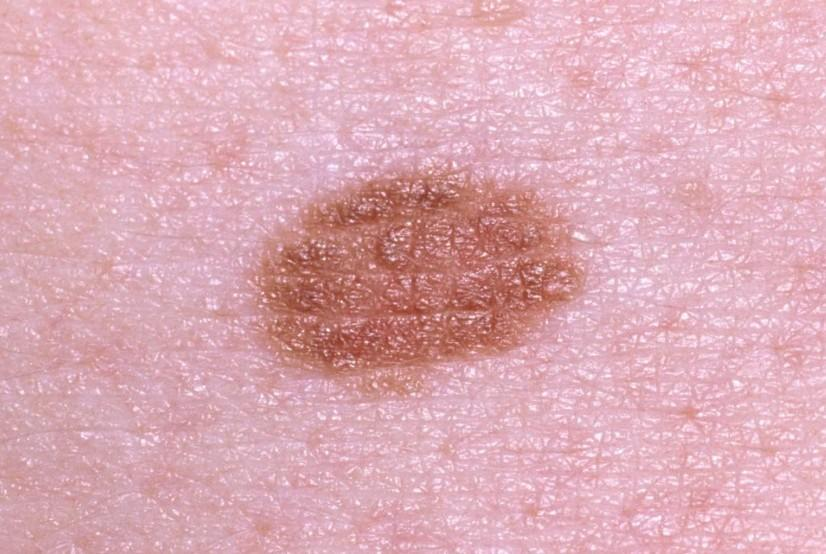
#> input picture api/data/uploads/0650197d8047421d9aee1d058503acd1_a.jpg, 826 x 554 px
$ python -i segment.py   (imports and definitions only)
#> lines starting #> are read from the running program, lines starting #| are printed output that depends on the picture; after the words box and inside, x2 and y2 are one past the last pixel; in counts of white or black regions, pixels touching at a corner belong together
"""Segmentation: heuristic mole mask selection with quality flags."""

from __future__ import annotations

from typing import Any, Protocol

import cv2
import numpy as np

import config

MIN_MASK_AREA_PX = getattr(config, "SEGMENT_MIN_MASK_AREA_PX", 100)
MAX_MASK_AREA_RATIO = float(getattr(config, "SEGMENT_MAX_MASK_AREA_RATIO", 0.35))
CENTER_WEIGHT = float(getattr(config, "SEGMENT_CENTER_WEIGHT", 0.8))
SATURATION_WEIGHT = float(getattr(config, "SEGMENT_SATURATION_WEIGHT", 0.6))
DARKNESS_WEIGHT = float(getattr(config, "SEGMENT_DARKNESS_WEIGHT", 0.5))
COIN_PENALTY_WEIGHT = float(getattr(config, "SEGMENT_COIN_PENALTY_WEIGHT", 1.0))


class SegmenterProtocol(Protocol):
    """Protocol for segmenters."""

    def __call__(self, rgb: np.ndarray) -> tuple[np.ndarray, dict[str, Any]]:
        """Return (mask_uint8_0_255, quality_dict)."""
        ...


def segment_phase1_heuristic(rgb: np.ndarray) -> tuple[np.ndarray, dict[str, Any]]:
    """Segment a likely mole region and return quality diagnostics."""
    if rgb is None or not isinstance(rgb, np.ndarray) or rgb.ndim != 3:
        h, w = 256, 256
        return np.zeros((h, w), dtype=np.uint8), {
            "mask_area_px": 0,
            "too_small": True,
            "error": "invalid_input",
        }
    gray = cv2.cvtColor(rgb, cv2.COLOR_RGB2GRAY)
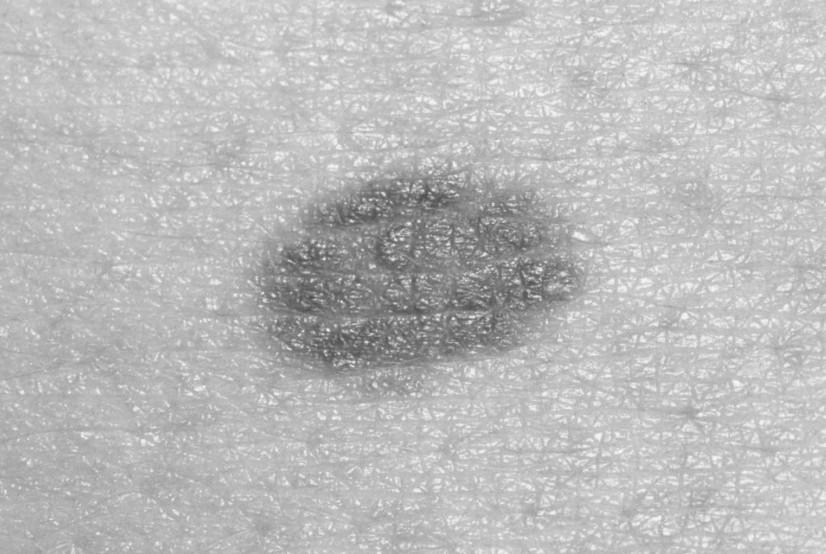
#> gray: shape (554, 826); min 73, max 249, mean 186.8
    hsv = cv2.cvtColor(rgb, cv2.COLOR_RGB2HSV)
#> hsv: shape (554, 826, 3); mean H, S, V 151.8, 60.5, 220.8
    blurred = cv2.GaussianBlur(gray, (5, 5), 0)
    _, thresh = cv2.threshold(blurred, 0, 255, cv2.THRESH_BINARY_INV + cv2.THRESH_OTSU)
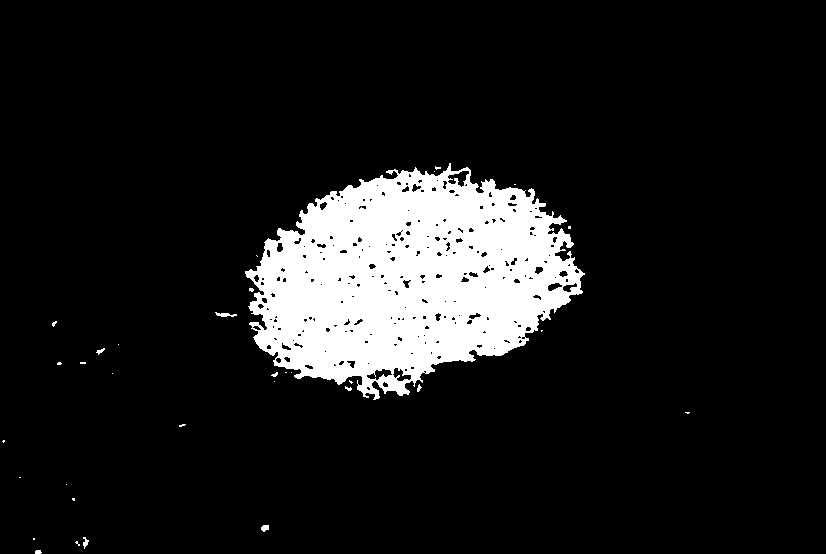
#> thresh: shape (554, 826); 11.1% white; 33 white regions (24 under 20 px), largest, box (x1, y1, x2, y2) and area: (245, 163, 585, 400) 50455, (215, 312, 237, 317) 61, (261, 525, 269, 532) 43
    kernel = cv2.getStructuringElement(cv2.MORPH_ELLIPSE, (5, 5))
    thresh = cv2.morphologyEx(thresh, cv2.MORPH_OPEN, kernel)
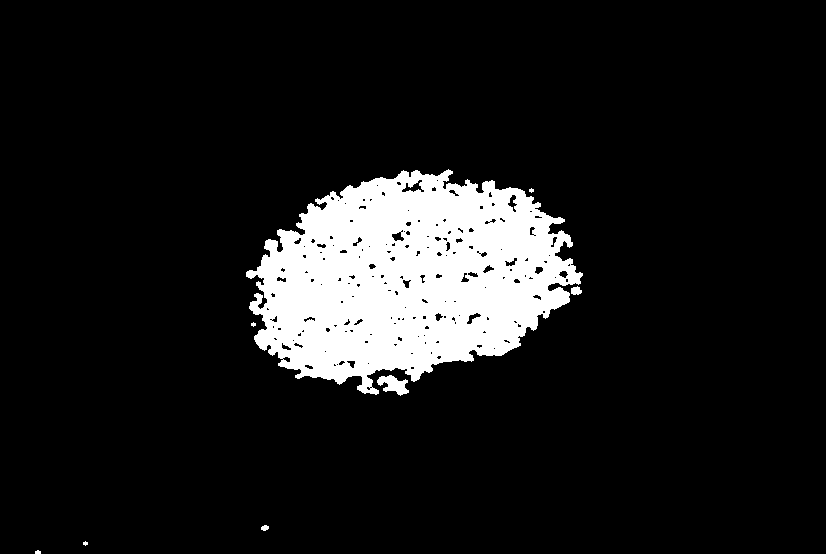
#> thresh: shape (554, 826); 10.8% white; 8 white regions (3 under 20 px), largest, box (x1, y1, x2, y2) and area: (246, 169, 583, 395) 48812, (377, 375, 409, 396) 372, (571, 286, 582, 295) 74, (261, 525, 269, 531) 36, (35, 550, 41, 554) 20
    thresh = cv2.morphologyEx(thresh, cv2.MORPH_CLOSE, kernel)
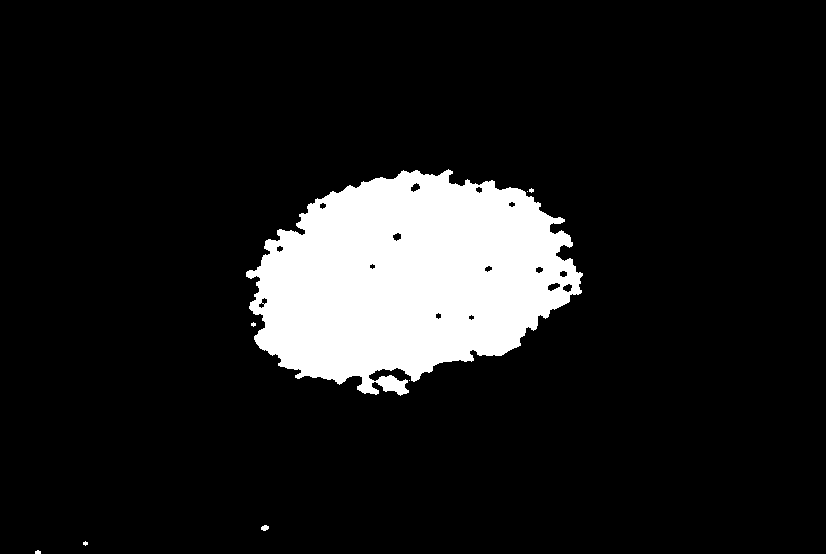
#> thresh: shape (554, 826); 11.3% white; 8 white regions (5 under 20 px), largest, box (x1, y1, x2, y2) and area: (246, 169, 583, 396) 51396, (261, 525, 269, 531) 36, (35, 550, 41, 554) 20
    num_labels, labels, stats, _ = cv2.connectedComponentsWithStats(thresh, connectivity=8)
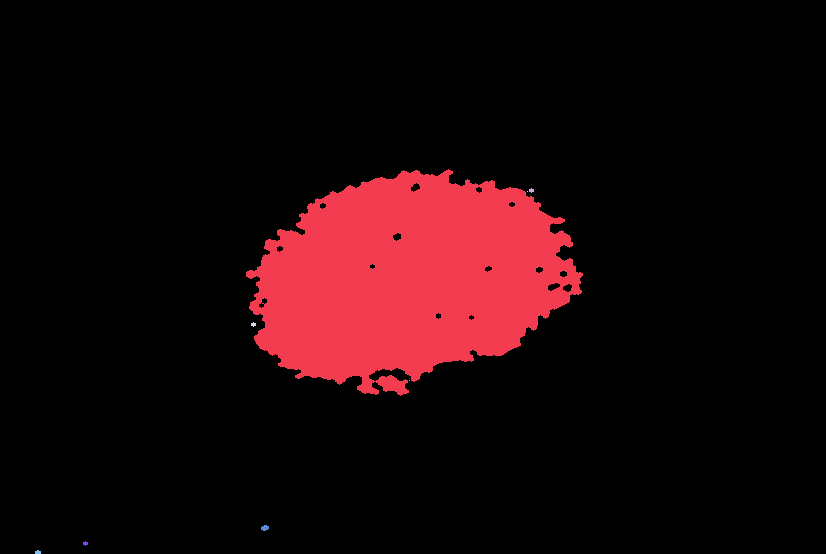
#> labels: shape (554, 826) int32; 9 distinct labels, from 0 to 8; one colour per label, 0 black
#> num_labels = 9; stats = [[0, 0, 826, 554, 406099], [246, 169, 337, 227, 51396], [529, 188, 5, 5, 17], [527, 191, 1, 1, 1], [251, 322, 5, 5, 17], [409, 380, 1, 1, 1], [261, 525, 8, 6, 36], [83, 541, 5, 5, 17], [35, 550, 6, 4, 20]]
    h, w = gray.shape[:2]
#> h = 554; w = 826
    total_px = float(h * w) if h and w else 1.0
#> total_px = 457604
    if num_labels <= 1:
        mask = np.zeros_like(gray, dtype=np.uint8)
        area_px = 0
        quality = {
            "mask_area_px": area_px,
            "too_small": True,
            "candidate_count": 0,
            "suspect_component": True,
            "selected_reason": "no_components",
        }
        return mask, quality

    center_x = (w - 1) / 2.0
#> center_x = 412.5
    center_y = (h - 1) / 2.0
#> center_y = 276.5
    max_center_dist = ((center_x ** 2) + (center_y ** 2)) ** 0.5 or 1.0
#> max_center_dist = 496.6
    selected_idx = None
    selected_score = float("-inf")
    selected_border_touching = False
    selected_coin_like = False
    candidate_count = 0

    for label_idx in range(1, num_labels):
        area = int(stats[label_idx, cv2.CC_STAT_AREA])
        if area < MIN_MASK_AREA_PX:
            continue
        area_ratio = area / total_px
        if area_ratio > MAX_MASK_AREA_RATIO:
            continue

        x = int(stats[label_idx, cv2.CC_STAT_LEFT])
        y = int(stats[label_idx, cv2.CC_STAT_TOP])
        cw = int(stats[label_idx, cv2.CC_STAT_WIDTH])
        ch = int(stats[label_idx, cv2.CC_STAT_HEIGHT])
        border_touching = x <= 0 or y <= 0 or (x + cw) >= (w - 1) or (y + ch) >= (h - 1)

        comp_mask = (labels == label_idx).astype(np.uint8)
        contours, _ = cv2.findContours(comp_mask, cv2.RETR_EXTERNAL, cv2.CHAIN_APPROX_SIMPLE)
        perimeter = sum(cv2.arcLength(c, True) for c in contours) if contours else 0.0
        circularity = (4.0 * np.pi * area) / (perimeter * perimeter) if perimeter > 0 else 0.0

        m = cv2.moments(comp_mask)
        if m["m00"] > 0:
            cx = m["m10"] / m["m00"]
            cy = m["m01"] / m["m00"]
        else:
            cx = x + (cw / 2.0)
            cy = y + (ch / 2.0)
        center_dist = ((cx - center_x) ** 2 + (cy - center_y) ** 2) ** 0.5
        center_score = 1.0 - min(1.0, center_dist / max_center_dist)

        comp_pixels = comp_mask > 0
        mean_v = float(np.mean(hsv[:, :, 2][comp_pixels])) if np.any(comp_pixels) else 255.0
        mean_s = float(np.mean(hsv[:, :, 1][comp_pixels])) if np.any(comp_pixels) else 0.0
        darkness_score = max(0.0, (180.0 - mean_v) / 180.0)
        saturation_score = min(1.0, mean_s / 120.0)

        coin_like = circularity > 0.86 and mean_v > 150.0 and mean_s < 45.0
        score = (
            CENTER_WEIGHT * center_score
            + SATURATION_WEIGHT * saturation_score
            + DARKNESS_WEIGHT * darkness_score
            - (0.9 if border_touching else 0.0)
            - (COIN_PENALTY_WEIGHT if coin_like else 0.0)
            + (0.2 if 0.001 <= area_ratio <= 0.06 else 0.0)
        )
        candidate_count += 1
        if score > selected_score:
            selected_score = score
            selected_idx = label_idx
            selected_border_touching = border_touching
            selected_coin_like = coin_like
#> this loop made 8 passes
#> area on passes 6, 8: 36, 20
#> after the loop, candidate_count = 1; selected_border_touching = False; selected_coin_like = False; selected_idx = 1; selected_score = 1.34

    if selected_idx is None:
        mask = np.zeros_like(gray, dtype=np.uint8)
        area_px = 0
        quality = {
            "mask_area_px": area_px,
            "too_small": True,
            "candidate_count": 0,
            "suspect_component": True,
            "selected_reason": "no_valid_component",
        }
        return mask, quality

    mask = np.where(labels == selected_idx, 255, 0).astype(np.uint8)
#> mask: shape (554, 826); 11.2% white; 1 white region, box (x1, y1, x2, y2) and area: (246, 169, 583, 396) 51396
    area_px = int(stats[selected_idx, cv2.CC_STAT_AREA])
#> area_px = 51396
    too_small = area_px < MIN_MASK_AREA_PX
#> too_small = False
    area_ratio = area_px / total_px
    suspect_component = selected_border_touching or selected_coin_like or area_ratio > 0.25
#> suspect_component = False
    quality = {
        "mask_area_px": area_px,
        "too_small": too_small,
        "candidate_count": candidate_count,
        "suspect_component": suspect_component,
        "border_touching": selected_border_touching,
        "coin_like": selected_coin_like,
        "area_ratio": area_ratio,
        "score": float(selected_score),
    }
#> quality = {'mask_area_px': 51396, 'too_small': False, 'candidate_count': 1, 'suspect_component': False, 'border_touching': False, 'coin_like': False, 'area_ratio': 0.112, 'score': 1.34}
    return mask, quality


def get_segmenter() -> SegmenterProtocol:
    """Return the active segmenter."""
    return segment_phase1_heuristic

>>> import cv2
>>> picture = cv2.cvtColor(cv2.imread('../data/uploads/0650197d8047421d9aee1d058503acd1_a.jpg'), cv2.COLOR_BGR2RGB)
>>> result = segment_phase1_heuristic(picture)

$ run again, on api/data/uploads/1544ed2b0e65480d965a8e368015b95e_b.jpg
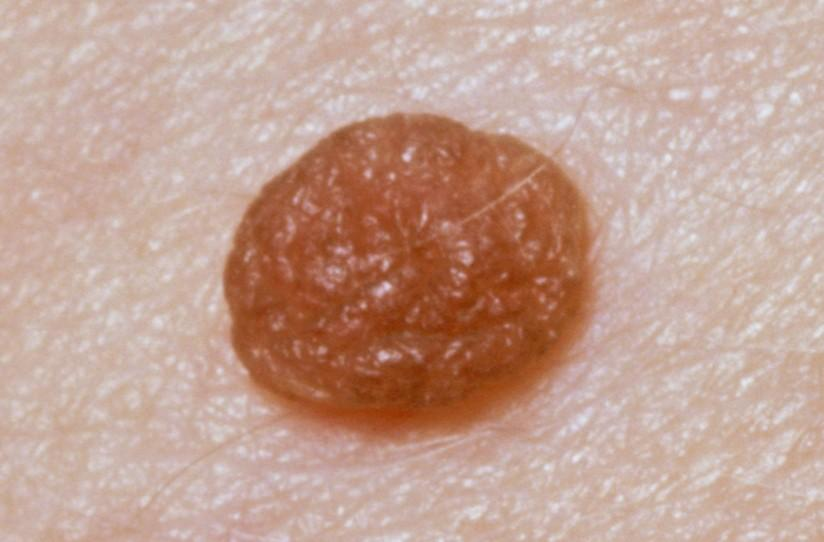
#> input picture api/data/uploads/1544ed2b0e65480d965a8e368015b95e_b.jpg, 824 x 542 px
#> in segment_phase1_heuristic, `gray = cv2.cvtColor(rgb, cv2.COLOR_RGB2GRAY)`:
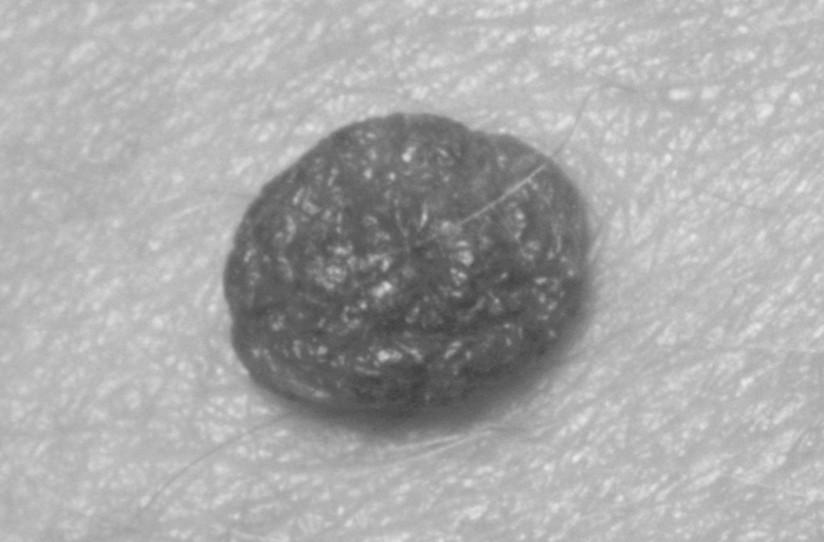
#> gray: shape (542, 824); min 62, max 234, mean 169.3
#> hsv: shape (542, 824, 3); mean H, S, V 13.9, 68.1, 194.5
#> in segment_phase1_heuristic, `thresh = cv2.morphologyEx(thresh, cv2.MORPH_CLOSE, kernel)`:
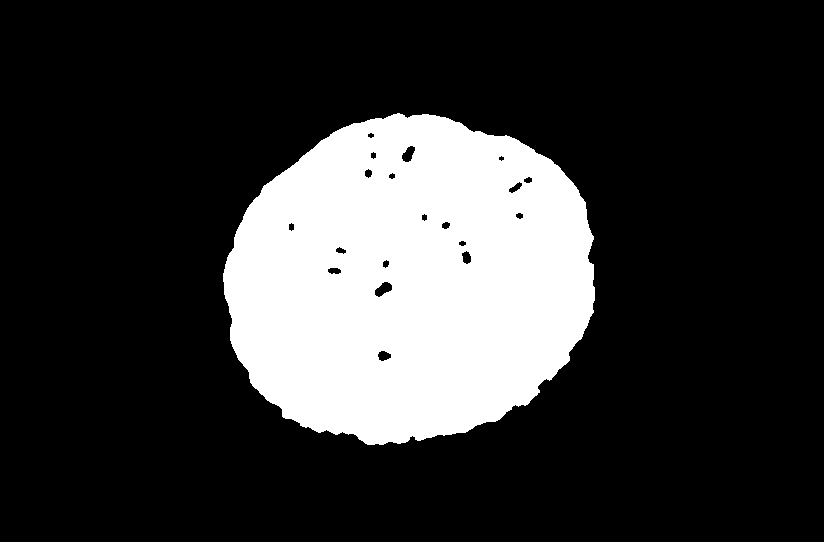
#> thresh: shape (542, 824); 21.2% white; 1 white region, box (x1, y1, x2, y2) and area: (223, 113, 595, 445) 94874
#> num_labels = 2; stats = [[0, 0, 824, 542, 351734], [223, 113, 372, 332, 94874]]
#> the loop in segment_phase1_heuristic, `for label_idx in range(1, num_labels):` made 1 pass
#> (area, area_ratio, x, y, cw, ch, border_touching, perimeter) on pass 1: (94874, 0.212, 223, 113, 372, 332, False, 1229.1)
#> after the loop in segment_phase1_heuristic, `for label_idx in range(1, num_labels):`: candidate_count = 1; selected_border_touching = False; selected_idx = 1; selected_score = 1.44
#> area_px = 94874
#> too_small = False
#> quality = {'mask_area_px': 94874, 'too_small': False, 'candidate_count': 1, 'suspect_component': False, 'border_touching': False, 'coin_like': False, 'area_ratio': 0.212, 'score': 1.44}

$ run again, on api/data/uploads/271837a569cd4f22a83a8691dd44f017_a.jpg
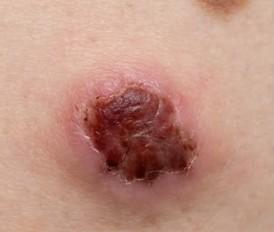
#> input picture api/data/uploads/271837a569cd4f22a83a8691dd44f017_a.jpg, 274 x 232 px
#> hsv: shape (232, 274, 3); mean H, S, V 10.5, 87.5, 191.2
#> in segment_phase1_heuristic, `num_labels, labels, stats, _ = cv2.connectedComponentsWithStats(thresh..`:
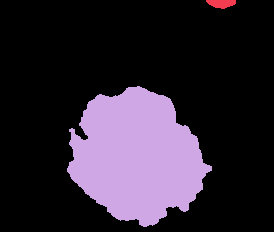
#> labels: shape (232, 274) int32; 3 distinct labels, from 0 to 2; one colour per label, 0 black
#> num_labels = 3; stats = [[0, 0, 274, 232, 49675], [206, 0, 30, 9, 198], [67, 86, 145, 141, 13695]]
#> the loop in segment_phase1_heuristic, `for label_idx in range(1, num_labels):` made 2 passes
#> (area, area_ratio, x, y, cw, ch, border_touching, perimeter) on passes 1 to 2: (198, 0.00311, 206, 0, 30, 9, True, 66.97), (13695, 0.215, 67, 86, 145, 141, False, 552.2)
#> pass 2, in segment_phase1_heuristic, `comp_mask = (labels == label_idx).astype(np.uint8)`:
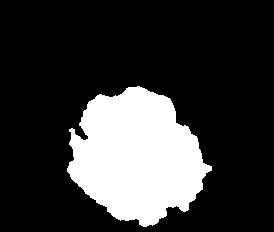
#> comp_mask: shape (232, 274); values 0 (black) and 1 (white), 21.5% white; 1 white region, box (x1, y1, x2, y2) and area: (67, 86, 212, 227) 13695
#> after the loop in segment_phase1_heuristic, `for label_idx in range(1, num_labels):`: candidate_count = 2; selected_border_touching = False; selected_idx = 2; selected_score = 1.35
#> area_px = 13695
#> too_small = False
#> quality = {'mask_area_px': 13695, 'too_small': False, 'candidate_count': 2, 'suspect_component': False, 'border_touching': False, 'coin_like': False, 'area_ratio': 0.215, 'score': 1.35}
